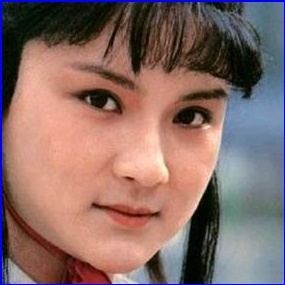
#> input picture 123/f01.jpg, 285 x 285 px, found by its file name
$ python resize.py
#> lines starting #> are read from the running program, lines starting #| are printed output that depends on the picture
import cv2 as cv


src = '123/f01.jpg'
img = cv.imread(src)
#> img is the input picture: shape (285, 285, 3); mean B, G, R 103, 107.8, 135.7
img = cv.cvtColor(img,cv.COLOR_RGB2GRAY)
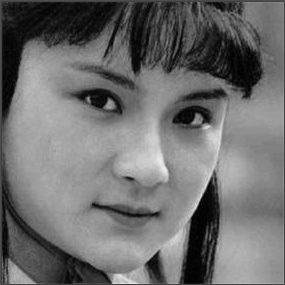
#> img: shape (285, 285); min 0, max 235, mean 109.5
img = cv.resize(img,(102,102))
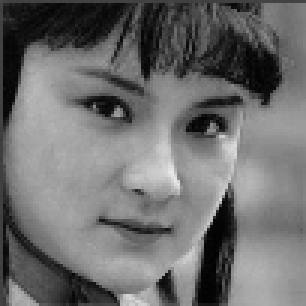
#> img: shape (102, 102) (shown 3 times larger); min 2, max 232, mean 109.7
cv.imwrite('123/f01.png',img)

$ run again, with 123/f02.jpg copied over 123/f01.jpg
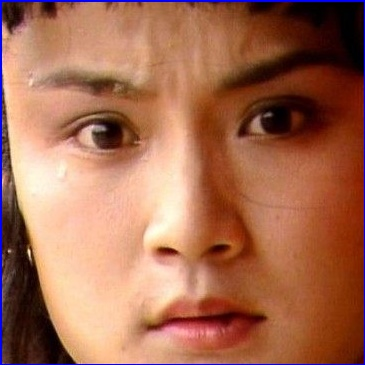
#> input picture 123/f02.jpg, 365 x 365 px, found by its file name
#> img is the input picture: shape (365, 365, 3); mean B, G, R 82, 107, 165
#> `img = cv.cvtColor(img,cv.COLOR_RGB2GRAY)`:
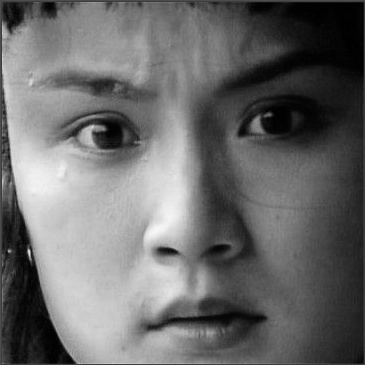
#> img: shape (365, 365); min 0, max 247, mean 106.2
#> `img = cv.resize(img,(102,102))`:
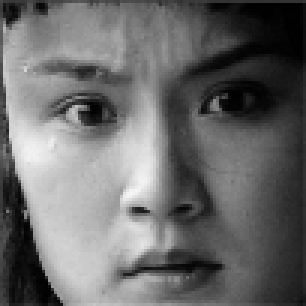
#> img: shape (102, 102) (shown 3 times larger); min 0, max 245, mean 106.1

$ run again, with 123/f11.jpg copied over 123/f01.jpg
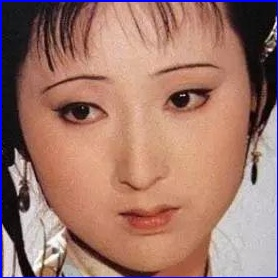
#> input picture 123/f11.jpg, 278 x 278 px, found by its file name
#> img is the input picture: shape (278, 278, 3); mean B, G, R 108.4, 119.5, 160.7
#> `img = cv.cvtColor(img,cv.COLOR_RGB2GRAY)`:
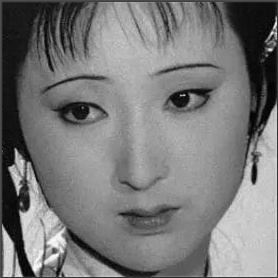
#> img: shape (278, 278); min 0, max 252, mean 120.9
#> `img = cv.resize(img,(102,102))`:
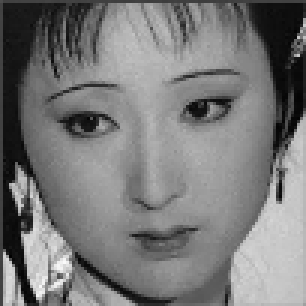
#> img: shape (102, 102) (shown 3 times larger); min 1, max 250, mean 121.2

$ run again, with 123/f12.jpg copied over 123/f01.jpg
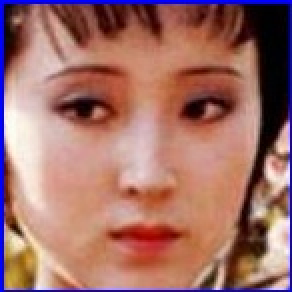
#> input picture 123/f12.jpg, 146 x 146 px, found by its file name (shown 2 times larger)
#> img is the input picture: shape (146, 146, 3); mean B, G, R 104.1, 111.4, 161.5
#> `img = cv.cvtColor(img,cv.COLOR_RGB2GRAY)`:
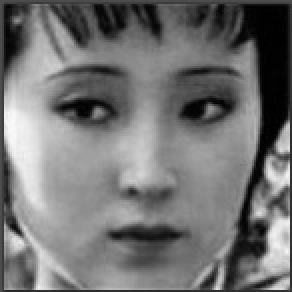
#> img: shape (146, 146) (shown 2 times larger); min 0, max 250, mean 114.9
#> `img = cv.resize(img,(102,102))`:
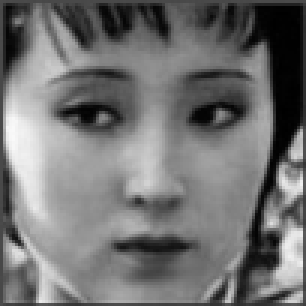
#> img: shape (102, 102) (shown 3 times larger); min 0, max 249, mean 114.7
